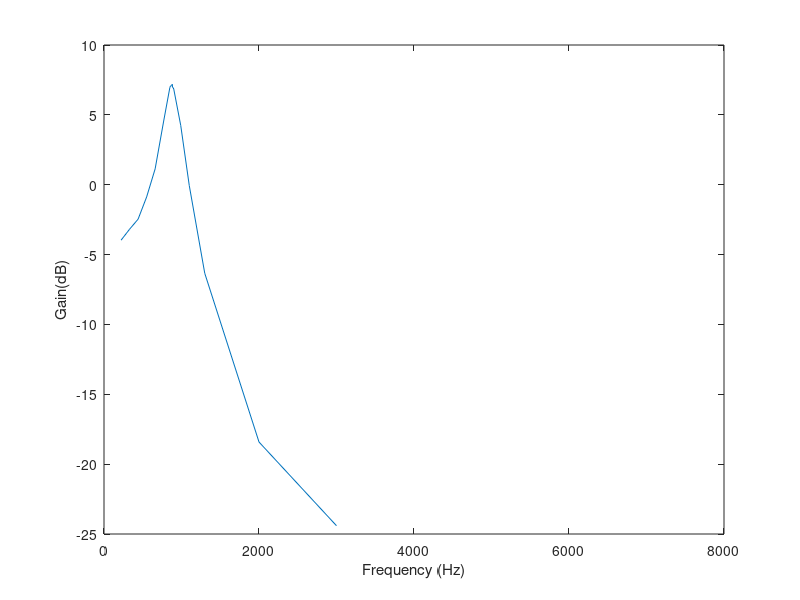

This chart was generated by the following MATLAB code:
% Reading values from the Bela oscilloscope
frequency = [220 330 440 550 660 770 850 860 870 875 880 885 890 900 990 1100 1300 2000 3000 4000 5000 6000 7000 8000];
amplitude = [0.0633 0.0693 0.0753 0.0904 0.114 0.169 0.223 0.226 0.226 0.226 0.229 0.223 0.223 0.220 0.163 0.0994 0.0482 0.0120 0.00602 0 0 0 0 0];

% normalise gain
gain = (amplitude/0.1);

% plot gain vs frequency on a logarithmic Y axis
plot(frequency, 20*log10(gain));

% label axes
xlabel('Frequency (Hz)');
ylabel('Gain(dB)');

% show figure
shg

% 220 — 0.0633
% 330 — 0.0693
% 440 — 0.0753
% 550 — 0.0904
% 660 — 0.114
% 770 — 0.169
% 850 — 0.223
% 860 — 0.226
% 870 — 0.226
% 875 — 0.226
% 880 — 0.229
% 885 — 0.223
% 890 — 0.223
% 900 — 0.220
% 990 — 0.163
% 1100 — 0.0994
% 1300 — 0.0482
% 2000 — 0.0120
% 3000 — 0.00602
% 4000 — 0
% 5000 — 0
% 6000 — 0
% 7000 — 0
% 8000 — 0